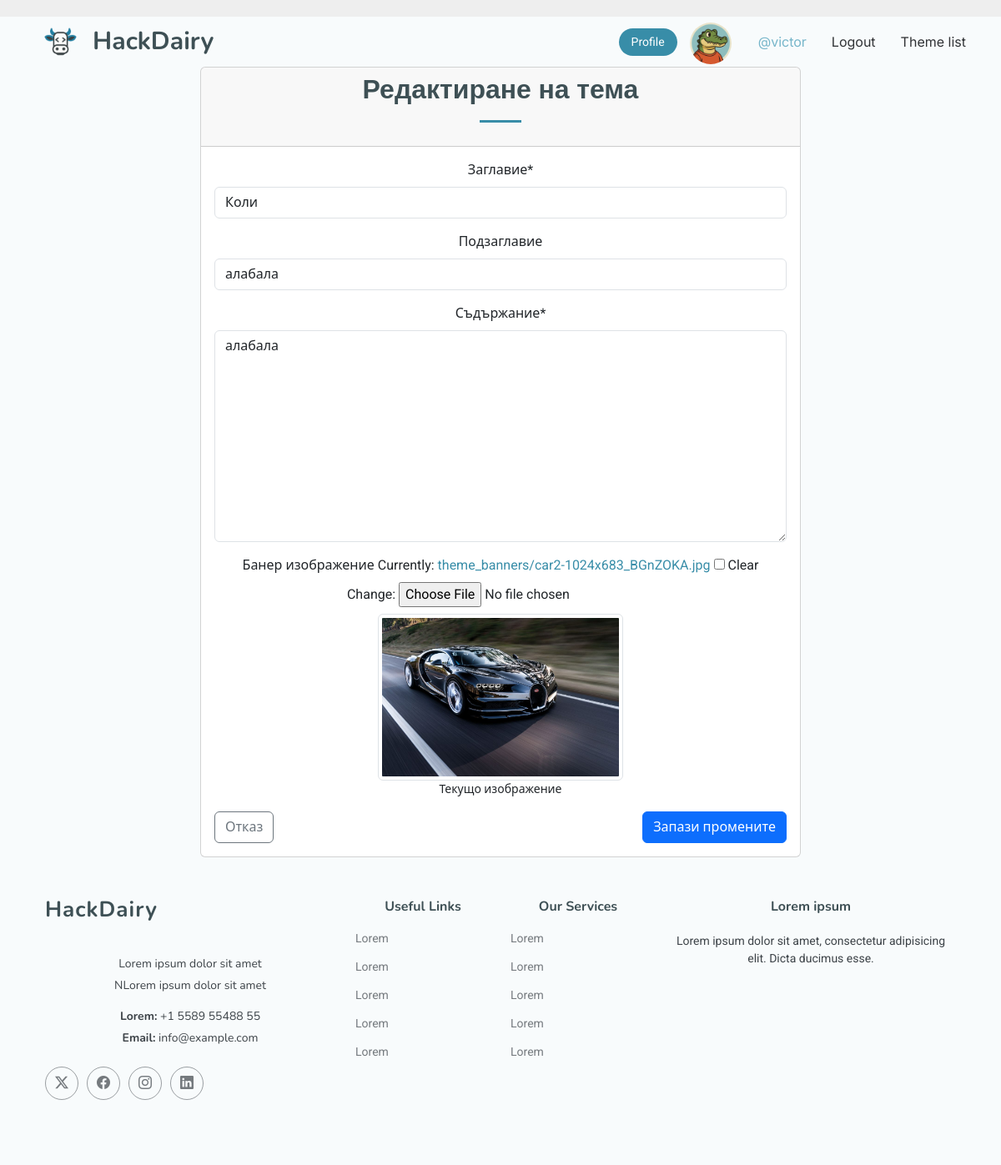
Page /themes/3/edit/ (signed in) on the committed database.
### HackDairy/accounts/models.py (models this page shows, shortened)
class Profile(models.Model):
    user = models.OneToOneField(User, on_delete=models.CASCADE)
    profile_picture = models.ImageField(upload_to='profile_pictures/', blank=True, null=True)

### HackDairy/themes/models.py (models this page shows, shortened)
class Theme(models.Model):
    title = models.CharField(max_length=200)
    subtitle = models.CharField(max_length=300, blank=True)
    content = models.TextField()
    created_date = models.DateTimeField(default=timezone.now)
    creator = models.ForeignKey(User, on_delete=models.CASCADE, related_name='themes')
    banner_image = models.ImageField(upload_to='theme_banners', blank=True, null=True)
    class Meta:
        ordering = ['-created_date']

### HackDairy/themes/views.py (the view)
# urls.py: path('<int:pk>/edit/', views.theme_edit, name='theme_edit'),
@login_required
def theme_edit(request, pk):
    theme = get_object_or_404(Theme, pk=pk)
    if theme.creator != request.user:
        messages.error(request, 'Вие нямате права да редактирате тази тема!')
        return redirect('theme_detail', pk=theme.pk)
    if request.method == 'POST':
        form = ThemeForm(request.POST, request.FILES, instance=theme)
        if form.is_valid():
            form.save()
            messages.success(request, 'Темата беше обновена успешно!')
            return redirect('theme_detail', pk=theme.pk)
    else:
        form = ThemeForm(instance=theme)
    return render(request, 'themes/theme_form.html', {'form': form, 'edit_mode': True})

### HackDairy/themes/forms.py
class ThemeForm(forms.ModelForm):
    class Meta:
        model = Theme
        fields = ['title', 'subtitle', 'content', 'banner_image']
        widgets = {
            'title': forms.TextInput(attrs={'class': 'form-control'}),
            'subtitle': forms.TextInput(attrs={'class': 'form-control'}),
            'content': forms.Textarea(attrs={'class': 'form-control'}),
        }

### templates/themes/theme_form.html (shortened to what this page needs)
{% extends "partials/base.html" %}
{% block main_content %}
        <section id="services" class="services section light-background">
      <div class="container section-title" data-aos="fade-up">
    <div class="container">
        <div class="row justify-content-center">
            <div class="col-lg-8">
                <div class="card">
                    <div class="card-header">
                        <h2>{% if edit_mode %}Редактиране на тема{% else %}Създаване на нова тема{% endif %}</h2>
                    </div>
                    <div class="card-body">
                        <form method="post" enctype="multipart/form-data">
                            <div class="mb-3">
                                <label for="{{ form.title.id_for_label }}" class="form-label">Заглавие*</label>
                                {{ form.title }}
                            </div>
                            <div class="mb-3">
                                <label for="{{ form.subtitle.id_for_label }}" class="form-label">Подзаглавие</label>
                                {{ form.subtitle }}
                            </div>
                            <div class="mb-3">
                                <label for="{{ form.content.id_for_label }}" class="form-label">Съдържание*</label>
                                {{ form.content }}
                            </div>
                            <div class="mb-3">
                                <label for="{{ form.banner_image.id_for_label }}" class="form-label">Банер изображение</label>
                                {{ form.banner_image }}
                                {% if form.instance.banner_image %}
                                    <div class="mt-2">
                                        <img src="{{ form.instance.banner_image.url }}" class="img-thumbnail" style="max-height: 200px;" alt="Current banner">
                                        <p class="small">Текущо изображение</p>
                                    </div>
                                {% endif %}
                            </div>
                            <div class="d-flex justify-content-between">
                                <a href="{% if edit_mode %}{% url 'theme_detail' pk=form.instance.pk %}{% else %}{% url 'theme_list' %}{% endif %}" class="btn btn-outline-secondary">Отказ</a>
                                <button type="submit" class="btn btn-primary">{% if edit_mode %}Запази промените{% else %}Създай тема{% endif %}</button>
                            </div>
                        </form>
                    </div>
                </div>
            </div>
        </div>
    </div>
{% endblock %}

### templates/partials/base.html (shortened to what this page needs)
{% load static %}
<!DOCTYPE html>
<html lang="en">
<head>
  <link href="{% static '/vendor/bootstrap/css/bootstrap.min.css' %}" rel="stylesheet">
  <link href="{% static '/vendor/bootstrap-icons/bootstrap-icons.css' %}" rel="stylesheet">
  <link href="{% static '/vendor/aos/aos.css' %}" rel="stylesheet">
  <link href="{% static '/vendor/glightbox/css/glightbox.min.css' %}" rel="stylesheet">
  <link href="{% static '/vendor/swiper/swiper-bundle.min.css' %}" rel="stylesheet">
  <link href="{% static '/css/main.css' %}" rel="stylesheet">
  <link href="{% static '/css/comment.css' %}" rel="stylesheet">
    <link href="https://cdn.jsdelivr.net/npm/fullcalendar@5.10.1/main.min.css" rel="stylesheet">
</head>
<body class="index-page">
{% if not request.user.is_authenticated %}
  <header id="header" class="header d-flex align-items-center fixed-top">
    <div class="container-fluid container-xl position-relative d-flex align-items-center">
      <a href="{% url 'index' %}" class="logo d-flex align-items-center me-auto">
        <img src="{% static 'img/HackDairty.png' %}" alt="">
        <h1 class="sitename">HackDairy</h1>
      </a>
      <nav id="navmenu" class="navmenu">
        <ul>
          <li><a href="{% url 'login' %}">SignIn</a></li>
          <li><a href="{% url 'register' %}">SignUp</a></li>
        </ul>
        <i class="mobile-nav-toggle d-xl-none bi bi-list"></i>
      </nav>
    </div>
  </header>
{% else %}
     <header id="header" class="header d-flex align-items-center fixed-top">
    <div class="container-fluid container-xl position-relative d-flex align-items-center">
      <a href="{% url 'index' %}" class="logo d-flex align-items-center me-auto">
        <img src="{% static 'img/HackDairty.png' %}" alt="">
        <h1 class="sitename">HackDairy</h1>
      </a>
      <nav id="navmenu" class="navmenu">
        <ul>
            {% if user.profile.profile_picture %}
          <img class="d-flex g-width-50 g-height-50 rounded-circle g-mt-3 g-mr-15" src="{{ user.profile.profile_picture.url }}" alt="Image Description">
            {% else %}
                <div>no image</div>
            {% endif %}
          <li><a href="{% url 'index' %}" class="active"> @{{ user.username }}</a></li>
          <li><a href="{% url 'logout' %}">Logout</a></li>
          <li><a href="{% url 'theme_list' %}">Theme list</a></li>
        </ul>
      </nav>
      <a class="btn-getstarted" href="{% url 'profile' %}">Profile</a>
    </div>
  </header>
{% endif %}
  {% block main_content %}
   {% endblock %}
 <footer id="footer" class="footer position-relative light-background">
    <div class="container footer-top">
      <div class="row gy-4">
        <div class="col-lg-4 col-md-6 footer-about">
          <a href="index.html" class="logo d-flex align-items-center">
            <span class="sitename">HackDairy</span>
          </a>
          <div class="footer-contact pt-3">
            <p>Lorem ipsum dolor sit amet</p>
            <p>NLorem ipsum dolor sit amet</p>
            <p class="mt-3"><strong>Lorem:</strong> <span>+1 5589 55488 55</span></p>
            <p><strong>Email:</strong> <span>info@example.com</span></p>
          </div>
          <div class="social-links d-flex mt-4">
            <a href=""><i class="bi bi-twitter-x"></i></a>
            <a href=""><i class="bi bi-facebook"></i></a>
            <a href=""><i class="bi bi-instagram"></i></a>
            <a href=""><i class="bi bi-linkedin"></i></a>
          </div>
        </div>
        <div class="col-lg-2 col-md-3 footer-links">
          <h4>Useful Links</h4>
          <ul>
            <li><a href="#">Lorem</a></li>
            <li><a href="#">Lorem</a></li>
            <li><a href="#">Lorem</a></li>
            <li><a href="#">Lorem</a></li>
            <li><a href="#">Lorem</a></li>
          </ul>
        </div>
        <div class="col-lg-2 col-md-3 footer-links">
          <h4>Our Services</h4>
          <ul>
            <li><a href="#">Lorem</a></li>
            <li><a href="#">Lorem</a></li>
            <li><a href="#">Lorem</a></li>
            <li><a href="#">Lorem</a></li>
            <li><a href="#">Lorem</a></li>
          </ul>
        </div>
        <div class="col-lg-4 col-md-12 footer-newsletter">
          <h4>Lorem ipsum</h4>
          <p>Lorem ipsum dolor sit amet, consectetur adipisicing elit. Dicta ducimus esse.</p>
        </div>
      </div>
    </div>
    </div>
</body>
</html>

### templates/assets/css/comment.css (style rules this page uses)
body { margin-top:20px; background:#eee; }
@media (min-width: 0) { .g-mr-15 { margin-right: 1.07143rem !important; } }
@media (min-width: 0) { .g-mt-3 { margin-top: 0.21429rem !important; } }
.g-height-50 { height: 50px; }
.g-width-50 { width: 50px !important; }

### rows in the picture
Theme: title "Коли", subtitle "алабала", content "алабала", instance.banner_image (picture)

### other values in the picture
{{ user.username }} "victor"
